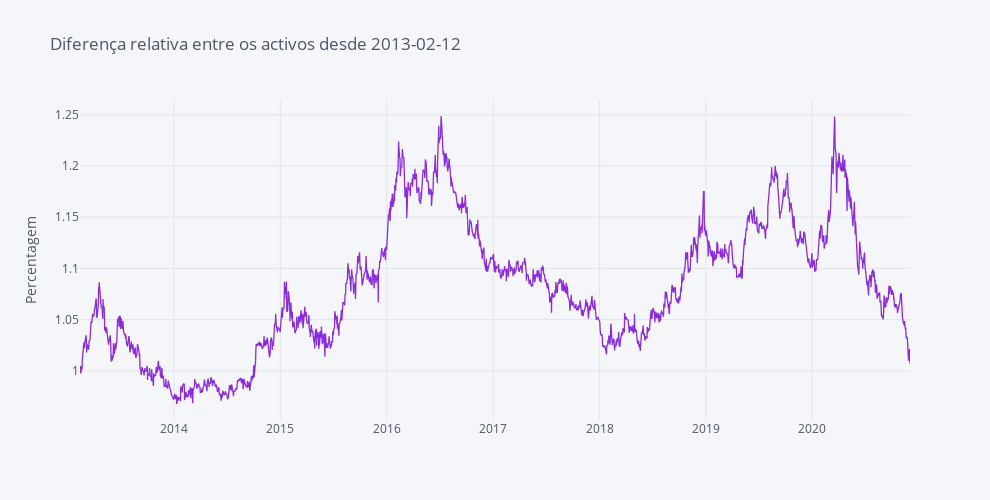

Notebook code cell kept with this figure:
### Code cell
(fundos_norm.iloc[:, 0] / fundos_norm.iloc[:, 1]).iplot(title='Diferença relativa entre os activos desde ' + begin, yTitle='Percentagem', dimensions=(990, 500), color='blueviolet')

### Figure 1 — Plotly figure (JSON) as saved in the notebook; plotly's stock layout.template omitted (floating-point values rounded to 4 significant figures; data arrays with more than 128 entries replaced by an {"elided": "..."} marker saying what was removed)
{"data": [{"line": {"color": "rgba(138, 43, 226, 1.0)", "dash": "solid", "shape": "linear", "width": 1.3}, "mode": "lines", "name": "None", "text": "", "type": "scatter", "x": {"elided": "2073 str values"}, "y": {"elided": "2073 float values"}}], "layout": {"height": 500, "legend": {"bgcolor": "#F5F6F9", "font": {"color": "#4D5663"}}, "paper_bgcolor": "#F5F6F9", "plot_bgcolor": "#F5F6F9", "title": {"font": {"color": "#4D5663"}, "text": "Diferença relativa entre os activos desde 2013-02-12"}, "width": 990, "xaxis": {"autorange": true, "gridcolor": "#E1E5ED", "range": ["2013-02-12", "2020-12-02"], "showgrid": true, "tickfont": {"color": "#4D5663"}, "title": {"font": {"color": "#4D5663"}, "text": ""}, "type": "date", "zerolinecolor": "#E1E5ED"}, "yaxis": {"autorange": true, "gridcolor": "#E1E5ED", "range": [0.952, 1.264], "showgrid": true, "tickfont": {"color": "#4D5663"}, "title": {"font": {"color": "#4D5663"}, "text": "Percentagem"}, "type": "linear", "zerolinecolor": "#E1E5ED"}}}
